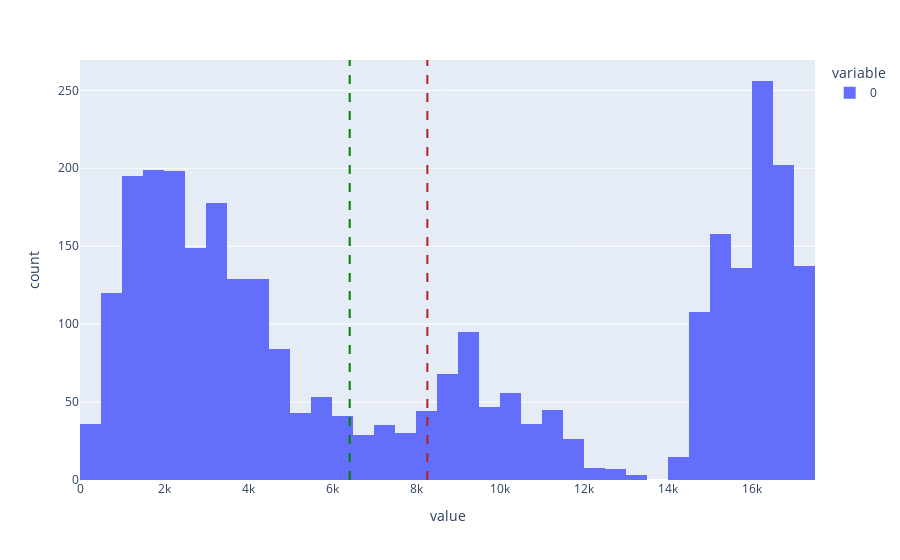

The notebook cell saved with this chart:
### Markdown cell above
## Visualisation:

### Code cell
import plotly.express as px

fig = px.histogram(practices_list)
fig.add_vline(x=mean_days, line_dash = 'dash', line_color = 'firebrick')
fig.add_vline(x=median_days, line_dash = 'dash', line_color = 'green')

fig.show()

### Figure 1 — Plotly figure (JSON) as saved in the notebook; plotly's stock layout.template omitted (floating-point values rounded to 4 significant figures; data arrays with more than 128 entries replaced by an {"elided": "..."} marker saying what was removed)
{"data": [{"alignmentgroup": "True", "bingroup": "x", "hovertemplate": "variable=0<br>value=%{x}<br>count=%{y}<extra></extra>", "legendgroup": "0", "marker": {"color": "#636efa", "pattern": {"shape": ""}}, "name": "0", "offsetgroup": "0", "orientation": "v", "showlegend": true, "type": "histogram", "x": {"elided": "3095 int values"}, "xaxis": "x", "yaxis": "y"}], "layout": {"barmode": "relative", "legend": {"title": {"text": "variable"}, "tracegroupgap": 0}, "margin": {"t": 60}, "shapes": [{"line": {"color": "firebrick", "dash": "dash"}, "type": "line", "x0": 8270.0, "x1": 8270.0, "xref": "x", "y0": 0, "y1": 1, "yref": "y domain"}, {"line": {"color": "green", "dash": "dash"}, "type": "line", "x0": 6421, "x1": 6421, "xref": "x", "y0": 0, "y1": 1, "yref": "y domain"}], "xaxis": {"anchor": "y", "domain": [0, 1], "title": {"text": "value"}}, "yaxis": {"anchor": "x", "domain": [0, 1], "title": {"text": "count"}}}}
